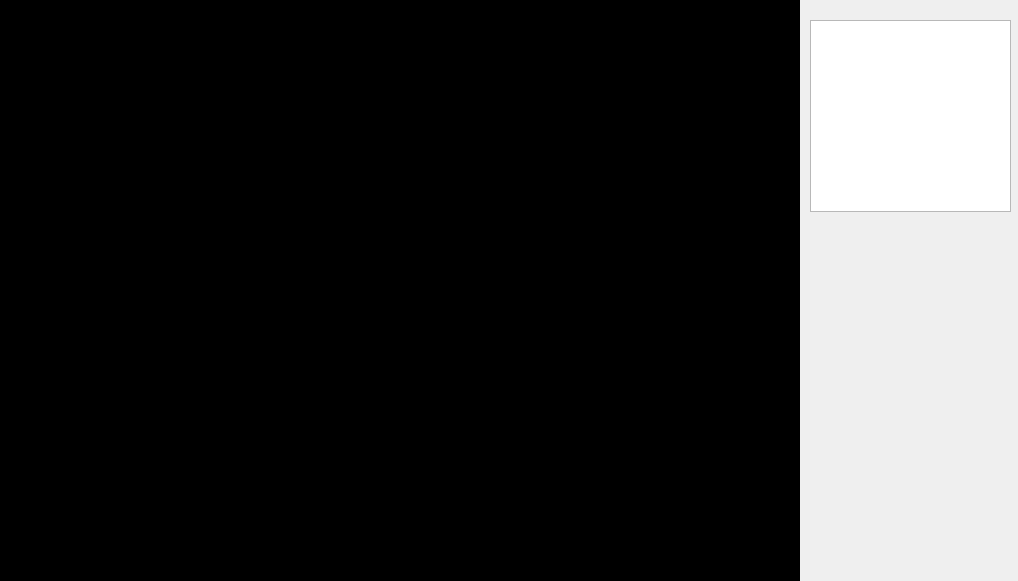
<?xml version="1.0" encoding="UTF-8"?>
<ui version="4.0">
 <class>Dialog</class>
 <widget class="QDialog" name="Dialog">
  <property name="geometry">
   <rect>
    <x>0</x>
    <y>0</y>
    <width>1018</width>
    <height>581</height>
   </rect>
  </property>
  <property name="windowTitle">
   <string>Dialog</string>
  </property>
  <widget class="QLabel" name="label_Image">
   <property name="geometry">
    <rect>
     <x>0</x>
     <y>0</y>
     <width>800</width>
     <height>600</height>
    </rect>
   </property>
   <property name="cursor">
    <cursorShape>CrossCursor</cursorShape>
   </property>
   <property name="styleSheet">
    <string notr="true">background-color:rgb(0, 0, 0)</string>
   </property>
   <property name="text">
    <string>TextLabel</string>
   </property>
  </widget>
  <widget class="QListWidget" name="listWidget_infor">
   <property name="geometry">
    <rect>
     <x>810</x>
     <y>20</y>
     <width>201</width>
     <height>192</height>
    </rect>
   </property>
  </widget>
 </widget>
 <resources/>
 <connections/>
</ui>
